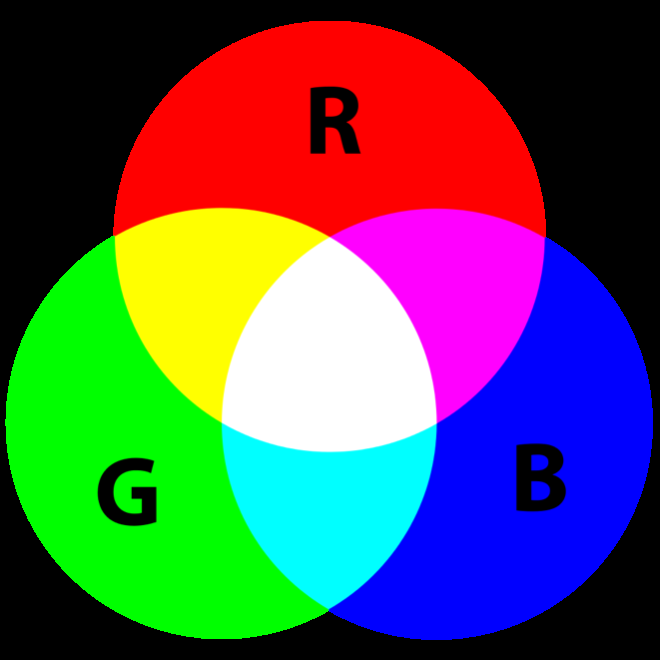
#> input picture lab hackathon/images/Q3.png, 660 x 660 px
$ jupyter execute q3.ipynb
#> lines starting #> are read from the running program, lines starting #| are printed output that depends on the picture
# Q3
- convert to [R,G,B] feature space
- run k-means clustering wit k = 3 using random_start = 42
- Compute cluster fractions f0 , f1 , f2 at every iteration and print them
- Display the centroid masked image in every iteration
- Compute the final area of each clusteroids and print them in the last
- Print the RGB value of each centroids

Team Members: 1. Yuvaraj Nayak 2023A7PS0006U — Implemented Q1 and Q3     2. Abrar 2023A7PS0173U — Implemented Q2 and Q4
This question is done by Yuvaraj Nayak

[cell 1]
import cv2
import numpy as np
import matplotlib.pyplot as plt

def run_k_means():
    # Load image
    img_path = 'images/Q3.png'
    img = cv2.imread(img_path)
#> img is the input picture: shape (660, 660, 3); mean B, G, R 84.2, 84.3, 84.3

    if img is None:
        print(f"Error: Could not read image {img_path}")
        return

    # Convert to RGB
    img = cv2.cvtColor(img, cv2.COLOR_BGR2RGB)

    # Show original image
    plt.figure(figsize=(6, 6))
    plt.imshow(img)
    plt.axis('off')
    plt.title("Input Image")
    plt.show()

    # 1. Convert to [R,G,B] feature space
    pixels = img.reshape((-1, 3)).astype(np.float32)

    # 2. Run k-means clustering with k=3 using random_start=42
    k = 3
    seed = 42
    np.random.seed(seed)

    # Initialization
    n_samples = pixels.shape[0]
#> n_samples = 435600
    random_indices = np.random.choice(n_samples, k, replace=False)
#> random_indices = [74507, 132065, 320267]
    centroids = pixels[random_indices]
#> centroids = [[0, 0, 0], [0, 0, 0], [0, 255, 0]]

    max_iters = 50
    tolerance = 1e-4

    # To store final counts
    final_counts = None

    print("Running K-Means (k=3, seed=42)...\n")
    for i in range(max_iters):
        # Calculate distances
        dists = np.zeros((n_samples, k))
        for c in range(k):
            dists[:, c] = np.linalg.norm(pixels - centroids[c], axis=1)

        # Assign clusters
        labels = np.argmin(dists, axis=1)

        # Compute fractions
        counts = np.bincount(labels, minlength=k)
        final_counts = counts
        fractions = counts / n_samples

        # Print fractions
        print(f"Iteration {i}: f0={fractions[0]:.4f}, f1={fractions[1]:.4f}, f2={fractions[2]:.4f}")

        # --- Visualization at every iteration ---
        segmented_img = centroids[labels].reshape(img.shape).astype(np.uint8)

        plt.figure(figsize=(6, 6))
        plt.imshow(segmented_img)
        plt.axis('off')
        plt.title(f"Iteration {i} (f={fractions})")
        plt.show()
        # --------------------------------------

        # Update centroids
        new_centroids = np.zeros_like(centroids)
        for c in range(k):
            if counts[c] > 0:
                new_centroids[c] = pixels[labels == c].mean(axis=0)
            else:
                new_centroids[c] = centroids[c]

        # Check convergence
        diff = np.linalg.norm(centroids - new_centroids)
        if diff < tolerance:
            print(f"\nConverged at iteration {i}.")
            break

        centroids = new_centroids
#> this loop made 4 passes
#> diff on pass 1: 178.5
#> pass 1, in run_k_means, `segmented_img = centroids[labels].reshape(img.shape).astype(np.uint8)`:
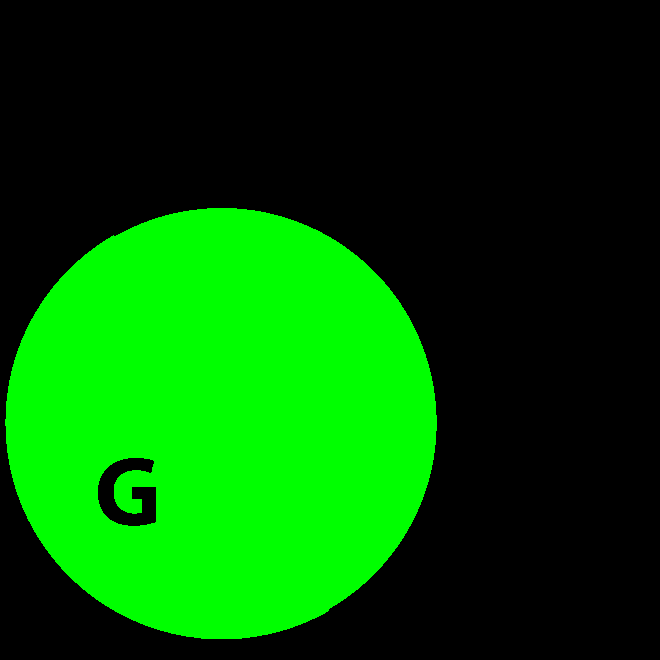
#> segmented_img: shape (660, 660, 3); mean R, G, B 0, 84.3, 0
#> pass 2, in run_k_means, `plt.show()`:
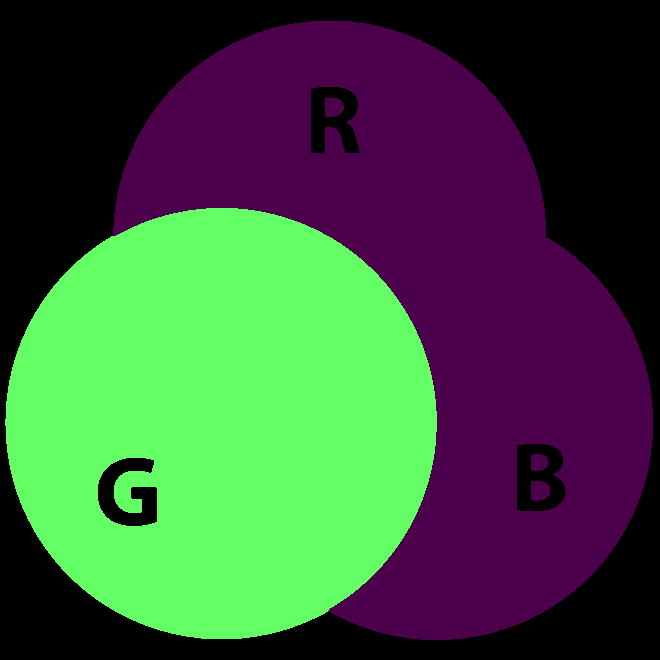
#> shown: shape (660, 660, 3); mean R, G, B 59.3, 84.2, 59.3

    # 4. Compute and print final area of each cluster
    print("\n--- Final Cluster Areas (Pixel Counts) ---")
    for c in range(k):
        area = final_counts[c]
        print(f"Cluster {c}: {area} pixels")

    # 5. Print RGB value of each centroid
    print("\n--- Final Centroid RGB Values ---")
    for c in range(k):
        rgb = centroids[c]
        print(f"Cluster {c}: {rgb}")

run_k_means()

$ run again, with lab hackathon/images/Q2.jpg saved as lab hackathon/images/Q3.png
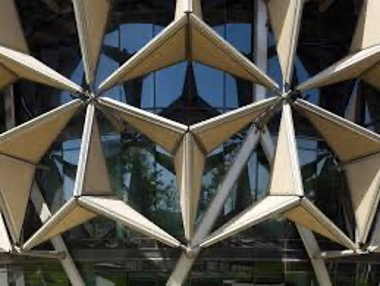
#> input picture lab hackathon/images/Q2.jpg, 380 x 286 px
#> in run_k_means, img is the input picture: shape (286, 380, 3); mean B, G, R 72.7, 79.4, 80.8
#> in run_k_means, `centroids = pixels[random_indices]`: centroids = [[35, 59, 93], [23, 19, 20], [71, 79, 82]]
#> the loop in run_k_means, `for i in range(max_iters):` made 18 passes
#> diff on pass 1: 69.89
#> pass 1, in run_k_means, `segmented_img = centroids[labels].reshape(img.shape).astype(np.uint8)`:
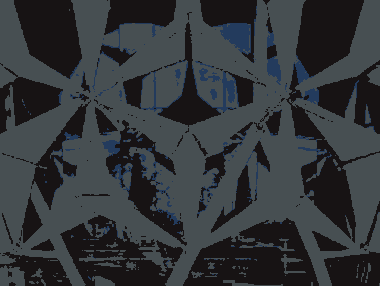
#> segmented_img: shape (286, 380, 3); mean R, G, B 50.7, 54.7, 58.1
#> pass 2, in run_k_means, `plt.show()`:
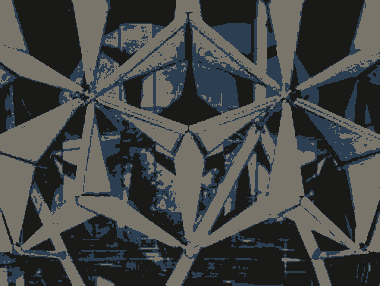
#> shown: shape (286, 380, 3); mean R, G, B 67.6, 70.2, 68.6
